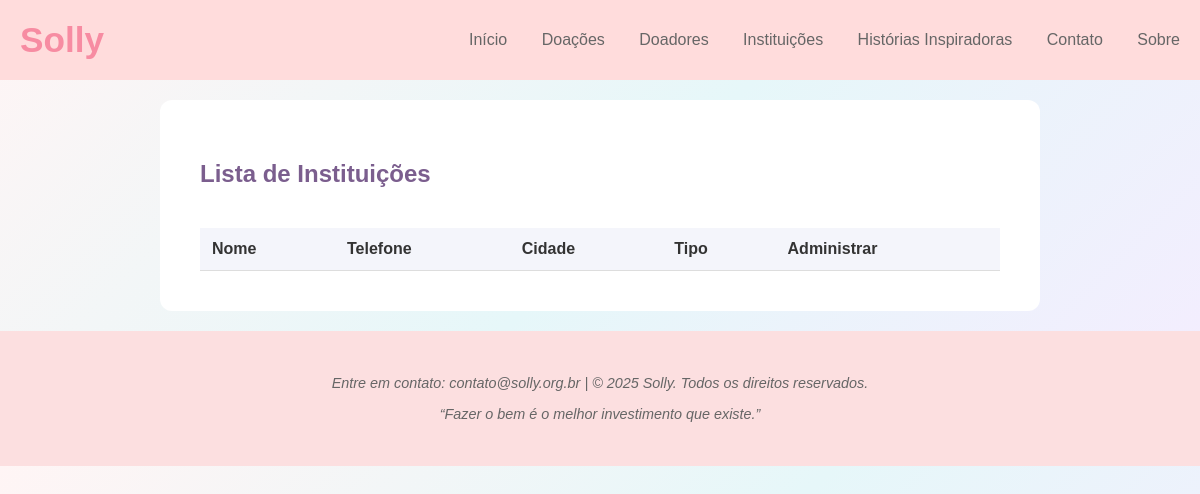
Before: /listar/instituicao/ with the older database file.
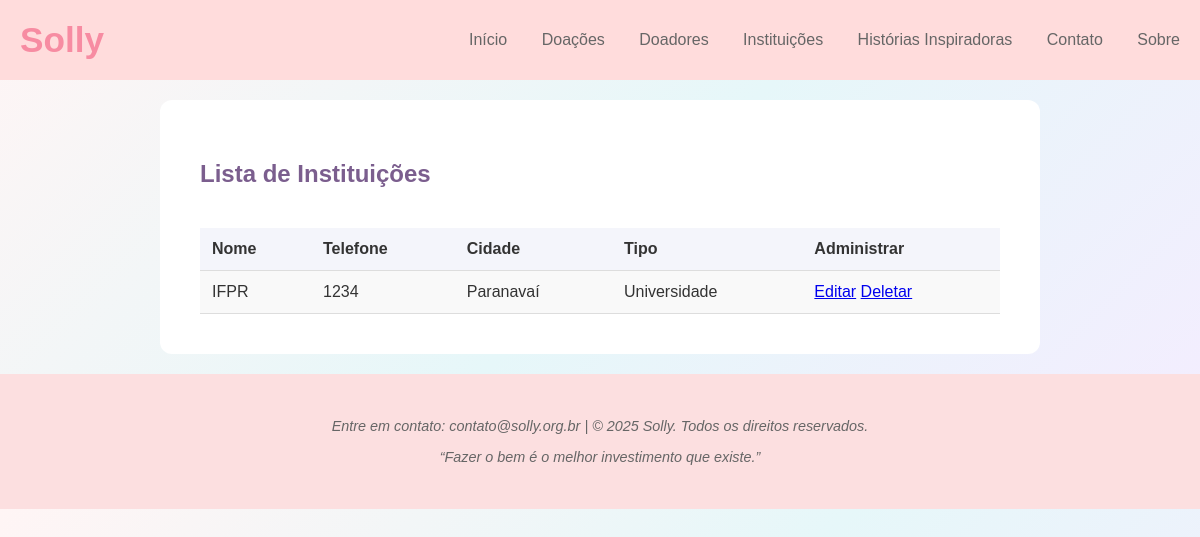
After: the same page with the newer database file.
### paginasweb/models.py (models this page shows, shortened)
class Instituicao(models.Model):
    nome = models.CharField(max_length=150)
    telefone = models.CharField(max_length=14)
    cidade = models.CharField(max_length=100)
    tipo = models.CharField(max_length=100, help_text="Por exemplo: ")
    descricao = models.CharField(max_length=250, verbose_name="descrição")
    class Meta:
        verbose_name = "Instituição"
        verbose_name_plural = "Instituições"
        ordering = ["nome"]

### paginasweb/views.py (the view)
# urls.py: path("listar/instituicao/", InstituicaoList.as_view(), name="listar-instituicao"),
class InstituicaoList(ListView):
    template_name = 'paginasweb/lista/instituicaoList.html'
    model = Instituicao

### paginasweb/templates/paginasweb/lista/instituicaoList.html
{% extends "paginasweb/modelo.html" %}
{% load static %}
{% block conteudo %}
<h2>Lista de Instituições</h2>
<table>
<tr>
    <th>Nome</th>
    <th>Telefone</th>
    <th>Cidade</th>
    <th>Tipo</th>
    <th>Administrar</th>
</tr>
{% for doador in object_list %}
<tr>
    <td>{{doador.nome}}</td>
    <td>{{doador.telefone}}</td>
    <td>{{doador.cidade}}</td>
    <td>{{doador.tipo}}</td>
    <td>
        <a href="{% url "editar-doador" doador.pk %}">Editar</a>
        <a href="{% url "deletar-doador" doador.pk %}">Deletar</a>
    </td>
</tr>
{% endfor %}
</table>
{% endblock %}

Changed rows visible on the page:
added Instituicao: nome "IFPR", telefone "1234", cidade "Paranavaí", tipo "Universidade"
